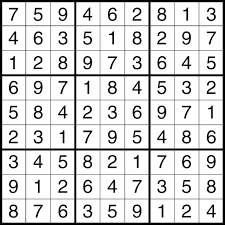
#> input picture M6 - Computer Vision/CV_projects/sudoku/img/sudoku.png, 225 x 225 px
$ jupyter execute sudoku.ipynb
#> lines starting #> are read from the running program, lines starting #| are printed output that depends on the picture; after the words box and inside, x2 and y2 are one past the last pixel; in counts of white or black regions, pixels touching at a corner belong together
[cell 1]
import cv2
import numpy as np
import matplotlib.pyplot as plt

print(f'OpenCV: {cv2.__version__}')

[cell 2]
def imshow(img, enlarge = True, color = True):
    if enlarge:
        plt.figure(figsize=(15,10));
    if not color:
        plt.imshow(img, cmap='gray');
    else:
        plt.imshow(img[:,:,::-1]);

[cell 3]
sudoku = cv2.imread('img/sudoku.png')
#> sudoku is the input picture: shape (225, 225, 3); mean B, G, R 214.3, 214.3, 214.3
sudoku_1 = cv2.imread('img/sudoku_1.png',0)
sudoku_ph = cv2.imread('img/sudoku-photo-2.jpg')
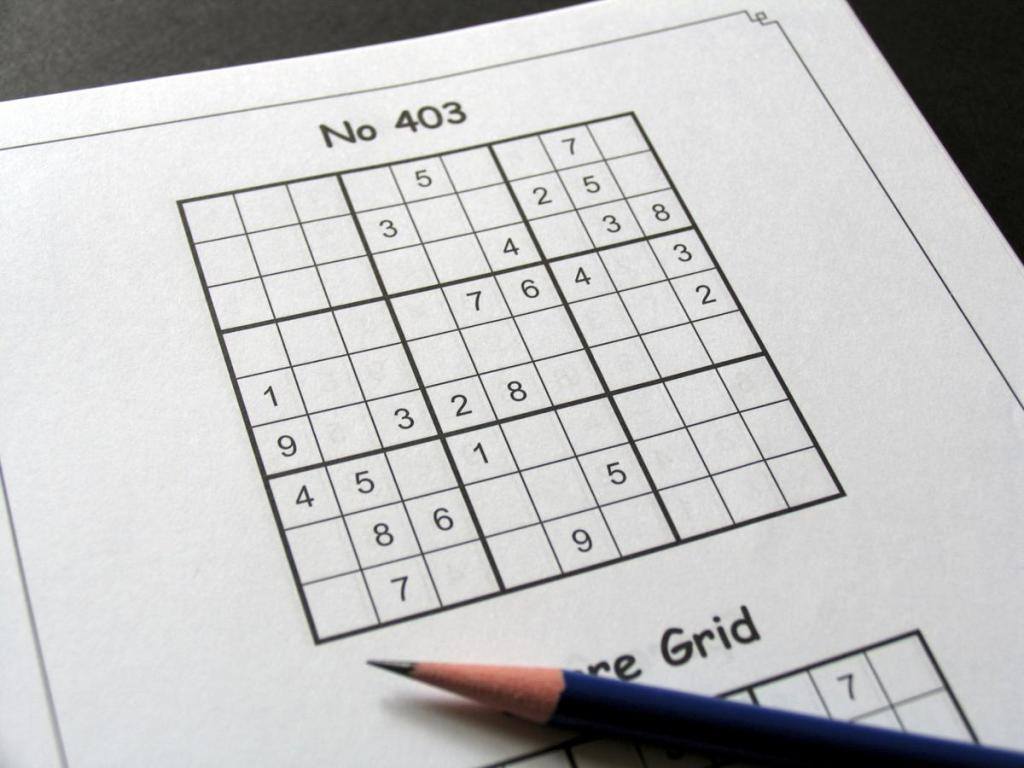
#> input picture M6 - Computer Vision/CV_projects/sudoku/img/sudoku-photo-2.jpg, 1024 x 768 px
#> sudoku_ph is the input picture: shape (768, 1024, 3); mean B, G, R 194.2, 194.2, 194.4
sudoku_ph_1 = cv2.imread('img/sudoku_1.jpg',0)

[cell 4]
imshow(sudoku, False)

[cell 5]
imshow(sudoku_ph, False)

[cell 6]
# Create a rotation matrix to rotate the image by 45 degrees (using the center as the pivot point)
h, w = sudoku_ph.shape[:2]
#> h = 768; w = 1024

x_center = w//2
#> x_center = 512
y_center = h//2
#> y_center = 384
rotation_matrix = cv2.getRotationMatrix2D((x_center,y_center), -15, 1,)

img_rot = cv2.warpAffine(sudoku_ph,rotation_matrix,(w,h))
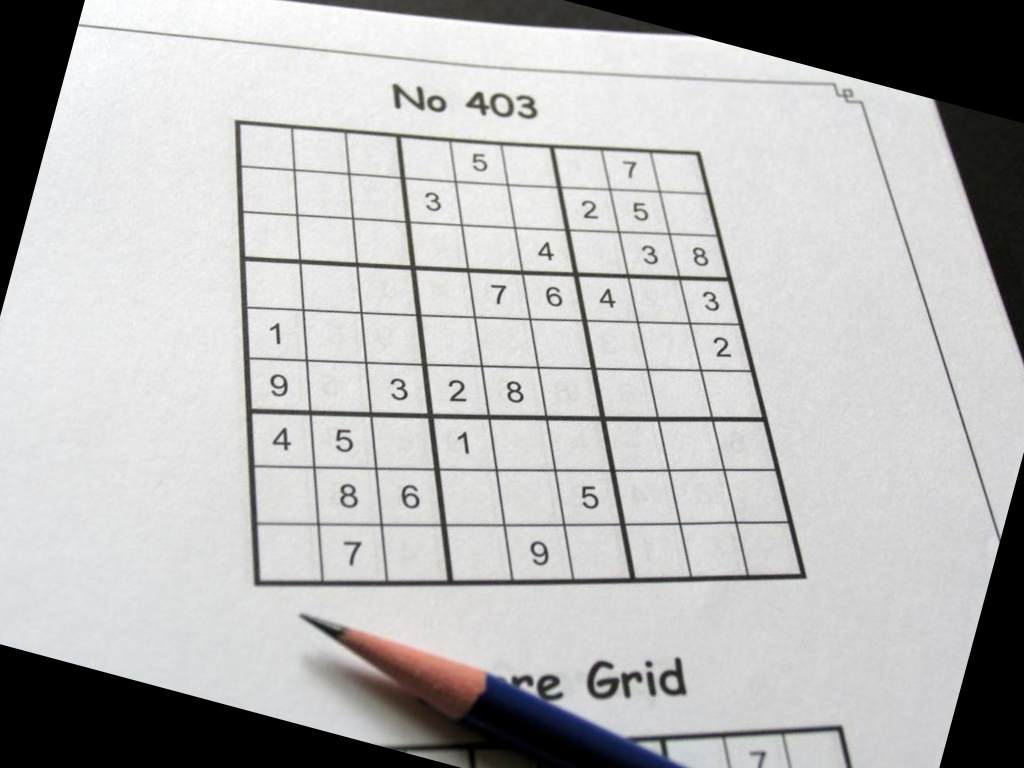
#> img_rot: shape (768, 1024, 3); mean B, G, R 183, 183.2, 183.5
# imshow(img_rot)

[cell 7]
# cropping image

cropped_sudoku = img_rot[110:620,180:810]
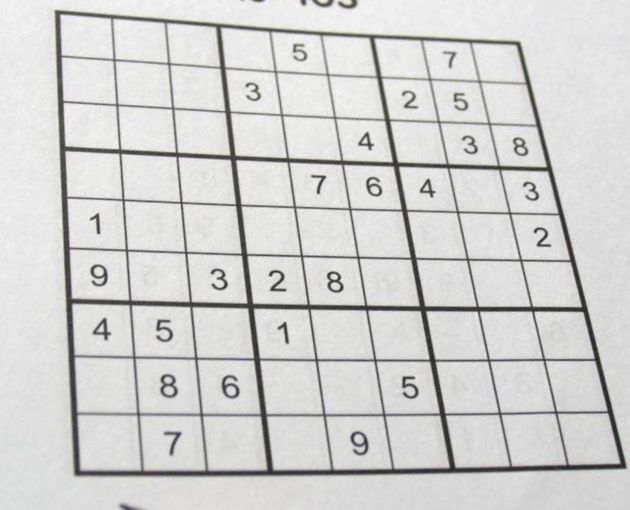
#> cropped_sudoku: shape (510, 630, 3); mean B, G, R 208.3, 209.4, 209.4
imshow(cropped_sudoku, False, False)

[cell 8]
cropped_sudoku_gray = cv2.cvtColor(cropped_sudoku,cv2.COLOR_BGR2GRAY)
ret, thr =cv2.threshold(cropped_sudoku_gray,127,255,cv2.THRESH_BINARY_INV)
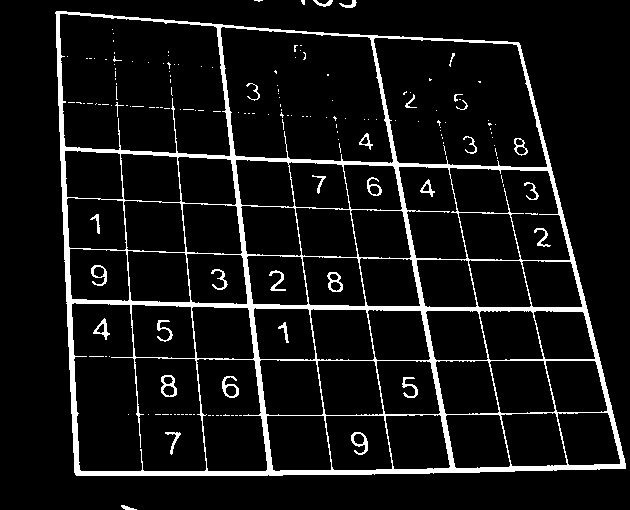
#> thr: shape (510, 630); 7.9% white; 169 white regions (138 under 20 px), largest, box (x1, y1, x2, y2) and area: (55, 11, 626, 476) 22085, (161, 375, 177, 397) 160, (351, 432, 368, 455) 156
# imshow(thr)

[cell 9]
canny = cv2.Canny(cropped_sudoku_gray,100,200)
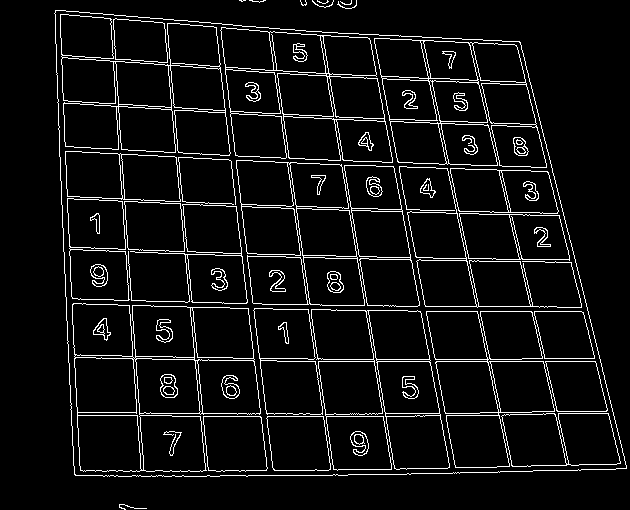
#> canny: shape (510, 630); 6.5% white in thin lines or dots
# imshow(canny)

[cell 10]
lines = cv2.HoughLines(canny,1,np.pi/180,200)
#> lines = 40 rows, first 8: [-490, 2.9], [-450, 2.91], [-264, 3], [-110, 3.07], [413, 1.57], [361, 1.57], [-402, 2.93], [-262, 3]
# print(lines)

[cell 11]
sudoku_copy = cropped_sudoku.copy()
for line in lines:
    for rho,theta in line:
        a = np.cos(theta)
        b = np.sin(theta)
        x0 = a*rho
        y0 = b*rho
        x1 = int(x0 + 1000*(-b))
        y1 = int(y0 + 1000*(a))
        x2 = int(x0 - 1000*(-b))
        y2 = int(y0 - 1000*(a))

        cv2.line(sudoku_copy,(x1,y1),(x2,y2),(0,255,0),2)
#> this loop made 40 passes
#> line on passes 1 to 12: [[-490, 2.9]], [[-450, 2.91]], [[-264, 3]], [[-110, 3.07]], [[413, 1.57]], [[361, 1.57]], [[-402, 2.93]], [[-262, 3]], [[353, 1.59]], [[-495, 2.9]], [[148, 1.61]], [[-214, 3.02]]
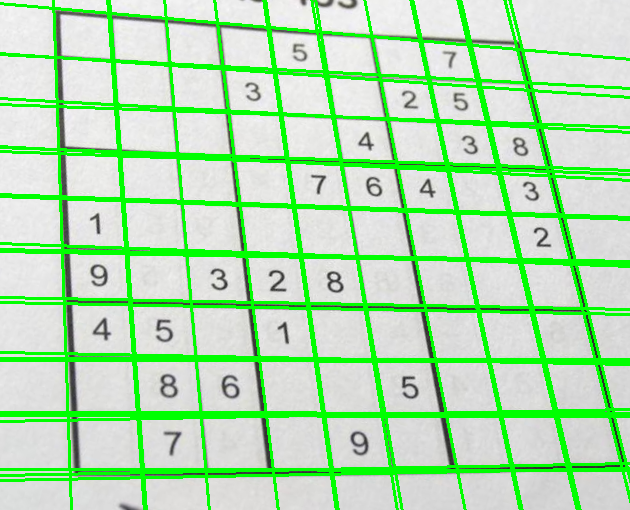
#> sudoku_copy: shape (510, 630, 3); 18.07% of pixels changed, all inside (x1, y1, x2, y2) = (0, 0, 630, 510)

imshow(sudoku_copy)
